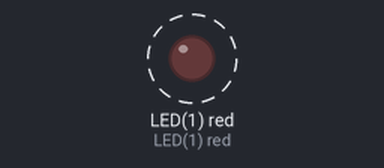
A program run on a simulated pyboard running MicroPython. Parts: output pins drawn as LEDs (lit = HIGH). Dashed ring = blinking.

Above: at 0.2 s.
Timing chart, 0 to 3.0 s (numbered marks = the images above):
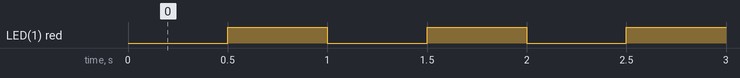

Measured:
- by itself, LED(1) red: alternates HIGH for 0.50 s and LOW for 0.50 s

The program:

Blink.py
```python
import pyb, micropython

micropython.alloc_emergency_exception_buf(100)

class Foo(object):
    def __init__(self, timer, led):
        self.led = led
        timer.callback(self.cb)
    def cb(self, tim):
        self.led.toggle()

blue = Foo(pyb.Timer(1, freq=2), pyb.LED(1)) # LED(1) -> PC13
```
